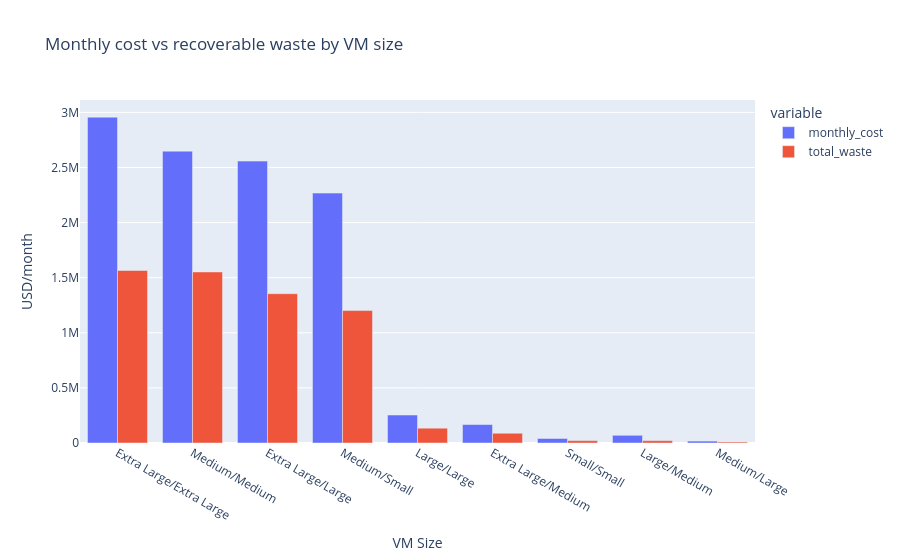

Here is the notebook cell this chart was saved with:
### Markdown cell above
## 9. Fleet cost by VM size — from cost estimate

Simple aggregation on the fleet cost table to show where money goes.

### Code cell
df_cost = con.execute("""
    SELECT
        size,
        ec2_type,
        vm_count,
        monthly_cost,
        zombie_savings + downsize_savings AS total_waste,
        ROUND(100.0 * (zombie_savings + downsize_savings) / monthly_cost, 1) AS waste_pct
    FROM fleet_cost
    WHERE monthly_cost > 0
    ORDER BY total_waste DESC
""").df()
print(df_cost.to_string(index=False))

fig = px.bar(df_cost, x='size', y=['monthly_cost', 'total_waste'],
             barmode='group',
             labels={'value': 'USD/month', 'size': 'VM Size'},
             title='Monthly cost vs recoverable waste by VM size')
fig.show()

### Figure 1 — Plotly figure (JSON) as saved in the notebook; plotly's stock layout.template omitted (floating-point values rounded to 4 significant figures)
{"data": [{"alignmentgroup": "True", "hovertemplate": "variable=monthly_cost<br>VM Size=%{x}<br>USD/month=%{y}<extra></extra>", "legendgroup": "monthly_cost", "marker": {"color": "#636efa", "pattern": {"shape": ""}}, "name": "monthly_cost", "offsetgroup": "monthly_cost", "orientation": "v", "showlegend": true, "textposition": "auto", "type": "bar", "x": ["Extra Large/Extra Large", "Medium/Medium", "Extra Large/Large", "Medium/Small", "Large/Large", "Extra Large/Medium", "Small/Small", "Large/Medium", "Medium/Large"], "xaxis": "x", "y": [2956605, 2648113, 2557780, 2267639, 253865, 167404, 40936, 69905, 17520], "yaxis": "y"}, {"alignmentgroup": "True", "hovertemplate": "variable=total_waste<br>VM Size=%{x}<br>USD/month=%{y}<extra></extra>", "legendgroup": "total_waste", "marker": {"color": "#EF553B", "pattern": {"shape": ""}}, "name": "total_waste", "offsetgroup": "total_waste", "orientation": "v", "showlegend": true, "textposition": "auto", "type": "bar", "x": ["Extra Large/Extra Large", "Medium/Medium", "Extra Large/Large", "Medium/Small", "Large/Large", "Extra Large/Medium", "Small/Small", "Large/Medium", "Medium/Large"], "xaxis": "x", "y": [1565131, 1552066, 1354682, 1201829, 134383, 88485, 21683, 21536, 9180], "yaxis": "y"}], "layout": {"barmode": "group", "legend": {"title": {"text": "variable"}, "tracegroupgap": 0}, "title": {"text": "Monthly cost vs recoverable waste by VM size"}, "xaxis": {"anchor": "y", "domain": [0.0, 1.0], "title": {"text": "VM Size"}}, "yaxis": {"anchor": "x", "domain": [0.0, 1.0], "title": {"text": "USD/month"}}}}
